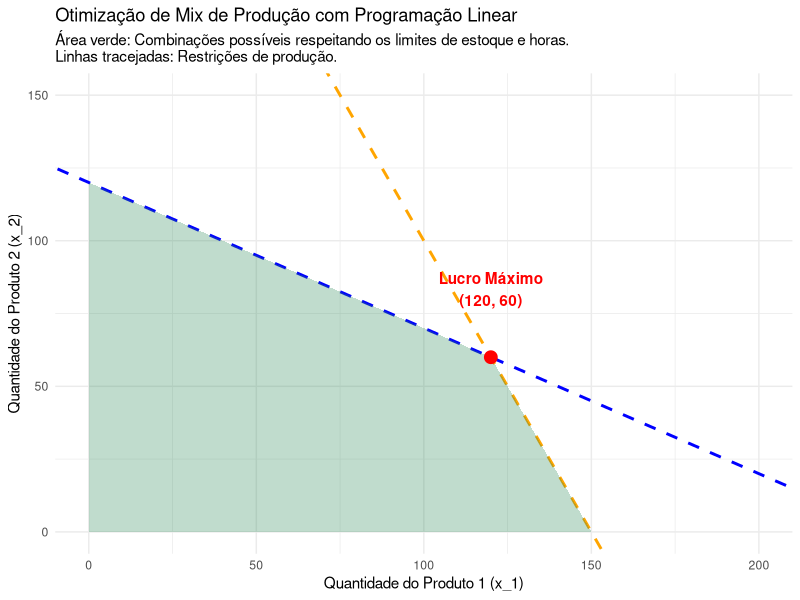

Source code (R):
library(lpSolve)





# 1. Função Objetivo (MaxZ = 40x_1 + 70x_2)
func_obj = c(40, 70)

# 2. Matriz de Restrições (Coeficientes)
restricao = matrix(c(1, 2,  # Linha 1: Restrição de Placas (1x_1 + 2x_2)
                      2, 1), # Linha 2: Restrição de Horas (2x_1 + 1x_2)
                    nrow = 2, 
                    byrow = TRUE)

# 3. Sinais das Restrições
direcao = c("<=", "<=")

# 4. Limites Disponíveis (Lado Direito da Equação)
limites = c(300, 240) # 300 placas e 240 horas

# 5. Otimizando (O "Motor" da Programação Linear)
solucao = lp(direction = "max", 
              objective.in = func_obj, 
              const.mat = restricao, 
              const.dir = direcao, 
              const.rhs = limites)

solucao_final = solucao$solution
print(solucao_final) #Retorna 60 e 120, ou seja, MaxZ = 40 * 60 + 70 * 120 => MaxZ = 2400 + 

library(ggplot2)

# 1. Definir os vértices da Região Factível (Polígono de possibilidades)
# Os pontos de limite são: Origem(0,0), Eixo Y(0, 120), Interseção(120, 60), Eixo X(150, 0)
regiao_factivel = data.frame(
  x = c(0, 0, 120, 150),
  y = c(0, 120, 60, 0)
)

# 2. Plotar o Gráfico Visual
ggplot() +
  # Linhas das restrições (Desenhando os limites)
  geom_abline(intercept = 300, slope = -2, color = "orange", linetype = "dashed", size = 1) +
  geom_abline(intercept = 120, slope = -0.5, color = "blue", linetype = "dashed", size = 1) +
  
  # Pintar a Região Factível (Onde a fábrica pode operar)
  geom_polygon(data = regiao_factivel, aes(x = x, y = y), fill = "seagreen", alpha = 0.3) +
  
  # Ponto Ótimo encontrado pelo lpSolve
  geom_point(aes(x = 120, y = 60), color = "red", size = 4) +
  geom_text(aes(x = 120, y = 60, label = "Lucro Máximo\n(120, 60)"), 
            vjust = -1.5, color = "red", fontface = "bold") +
  
  # Rótulos e Títulos
  labs(title = "Otimização de Mix de Produção com Programação Linear",
       subtitle = "Área verde: Combinações possíveis respeitando os limites de estoque e horas.\nLinhas tracejadas: Restrições de produção.",
       x = "Quantidade do Produto 1 (x_1)",
       y = "Quantidade do Produto 2 (x_2)") +
  
  # Estética e limites do gráfico
  theme_minimal() +
  coord_cartesian(xlim = c(0, 200), ylim = c(0, 150))
